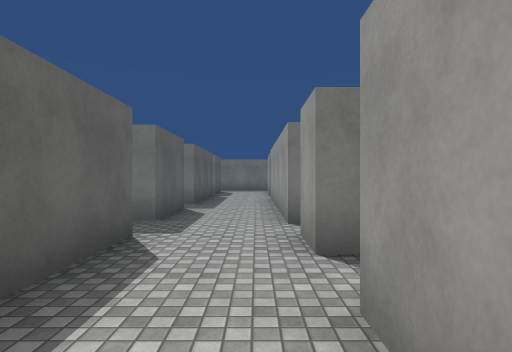
[1] (above)

24 first-person views from a walk through a scene from a Unity 3-D project. The camera is 1.5 m above the floor, looks level and sees 75° across. The floor is counted in squares, 2 m on a side. Each view is taken from the middle of a square. On the plan, view 1 faces up. The plan holds only what a view shows up to about 11 squares ahead; the rest is blank. The player character is not drawn. Surface patterns are stand-ins for the level's own textures.

[2]
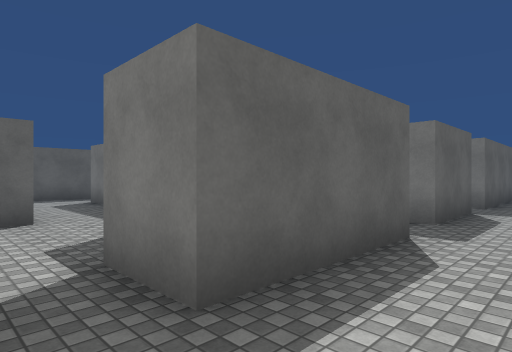

[3]
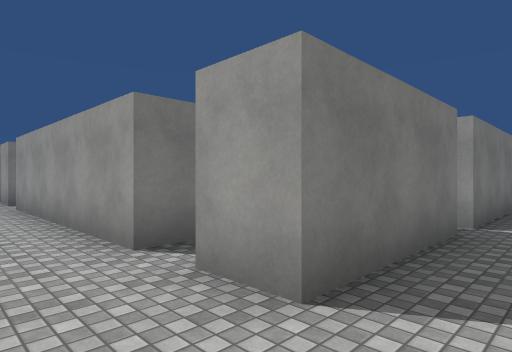

[4]
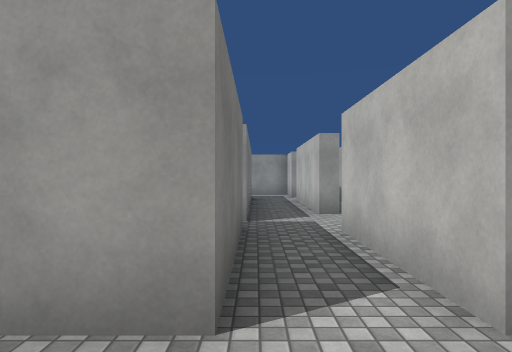

[5]
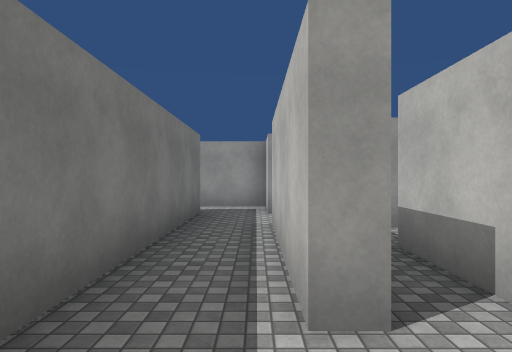

[6]
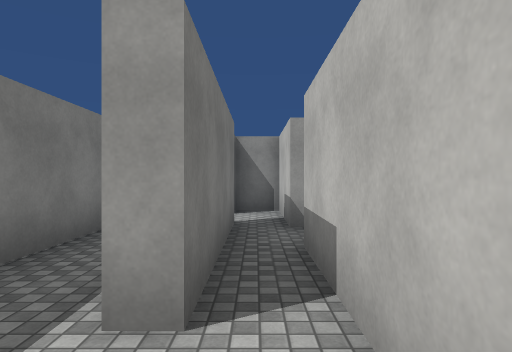

[7]
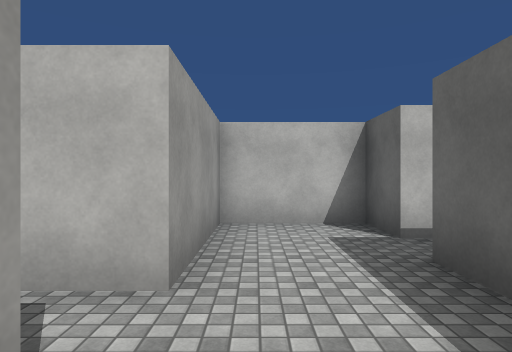

[8]
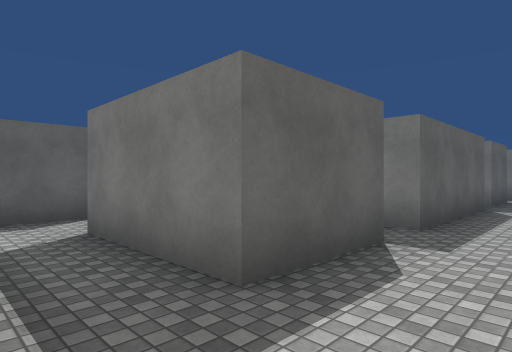

[9]
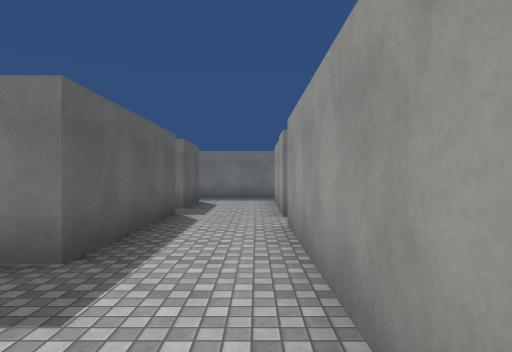

[10]
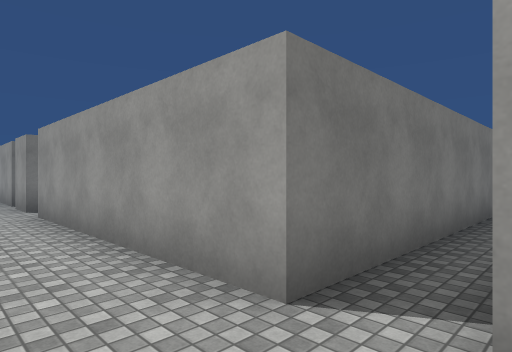

[11]
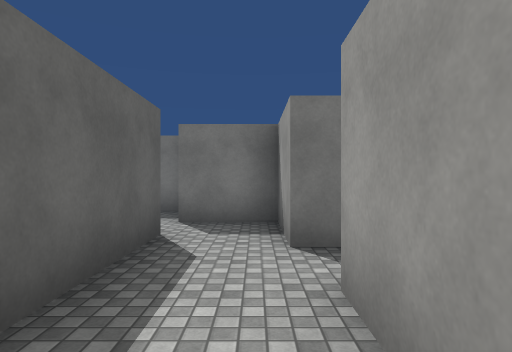

[12]
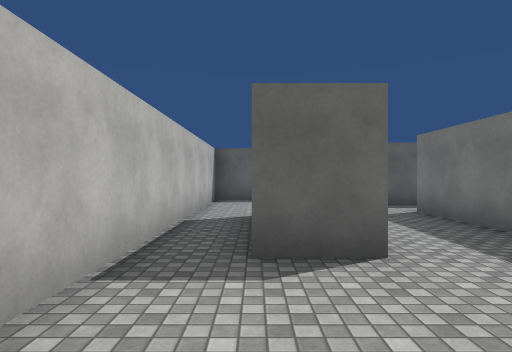

[13]
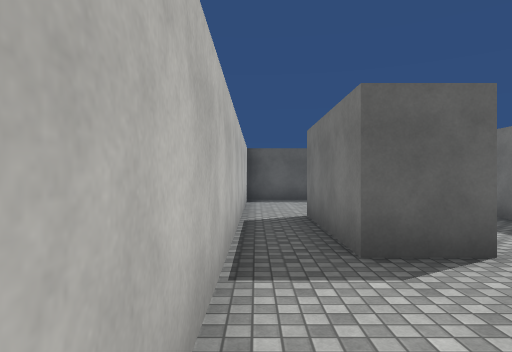

[14]
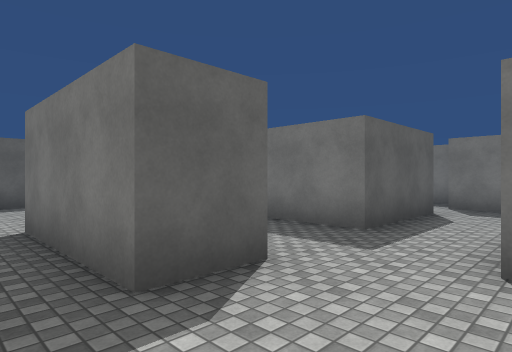

[15]
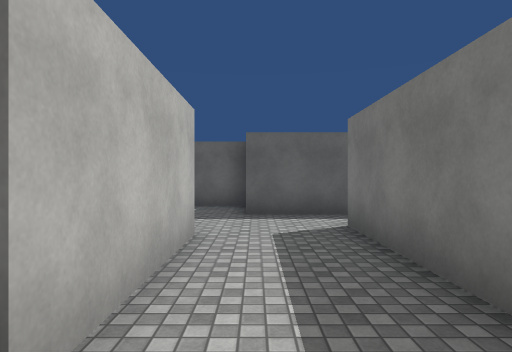

[16]
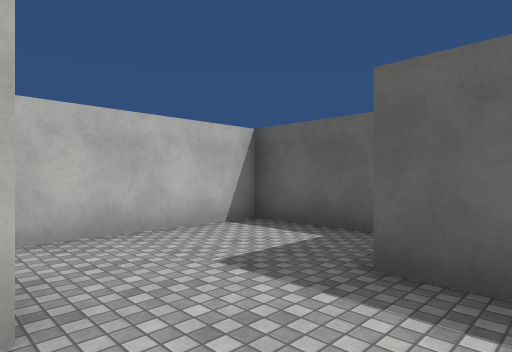

[17]
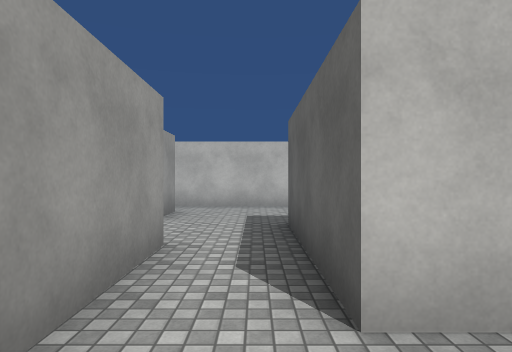

[18]
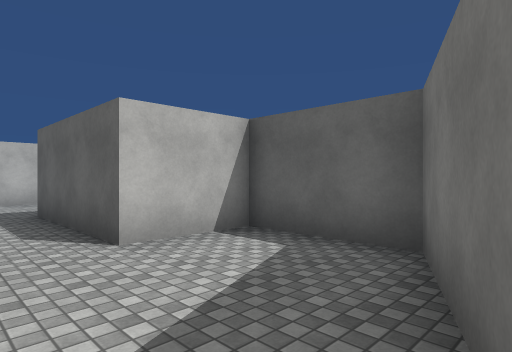

[19]
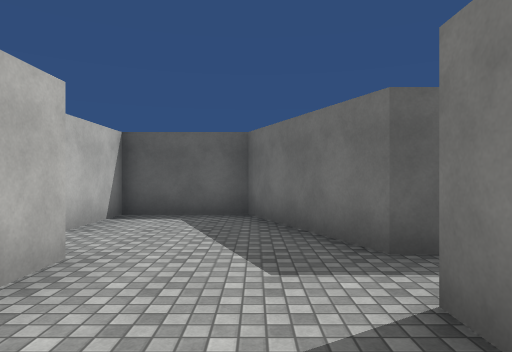

[20]
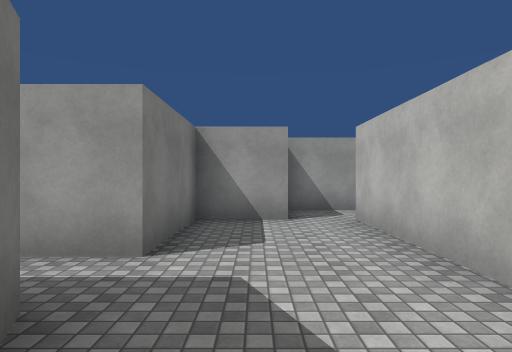

[21]
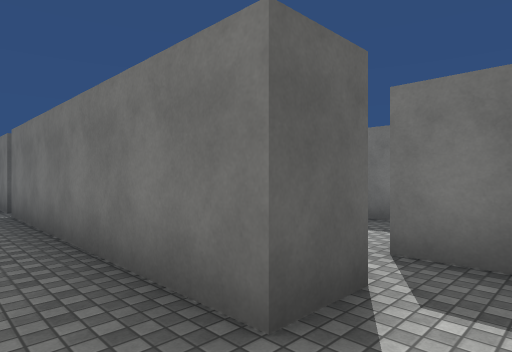

[22]
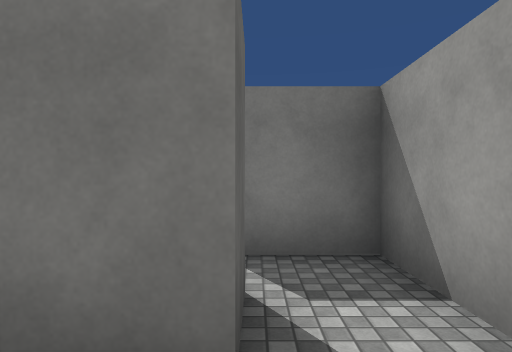

[23]
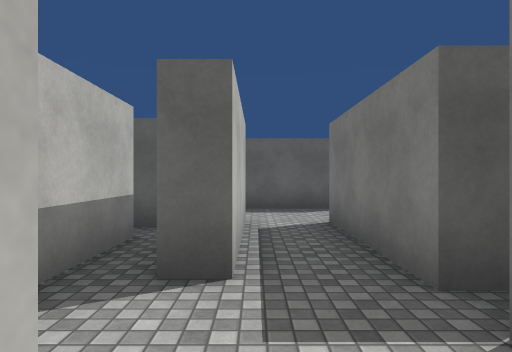

[24]
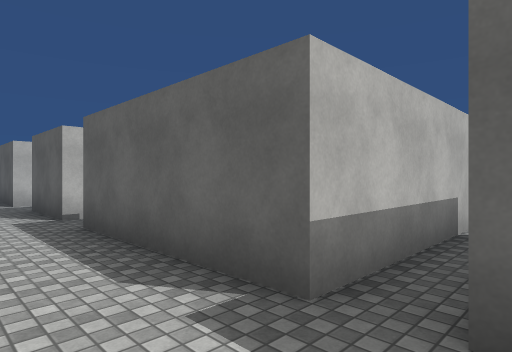

### Floor plan
Points are (right, up) in squares from view 1. A wall is a line through its corners. A room is listed if a view was taken in it or the views show most of it. See-through windows are left out.
Room 1 (views 1, 2, 3, 4, 5, 6, 7, 8, 10, 21, 22, 23)
walls: (5.6, 1.3) (5.6, 1.8) (9.2, 1.8); (3.8, 3.8) (3.8, 3.2) (0.5, 3.2) (0.5, 4.4); (1.9, 0.5) (7.6, 0.5); (8.9, 0.5) (11.1, 0.5) (11.1, 1.5); (11.1, 1.8) (12.2, 1.8) (12.2, 5.3) (10.6, 5.3); (10.9, 4.2) (10.9, 3.2) (4.4, 3.2); (-1.5, 0) (-1.5, -1.3) (0.6, -1.3) (0.5, 1.8) (3.6, 1.8) (3.6, 1.2); (-1.5, 4.2) (-1.5, 1.1)
ways out: opening at (-0.5, 4) to room 2; opening at (4, 4) to room 2; gap at (-2, 1) to room 3; opening at (10, 6)
Room 2 (view 9)
walls: (-2, 4.2) (-1.5, 4.2); (-1.5, 7.8) (-1.5, 5.5) (-4.6, 5.5) (-4.6, 6.5); (-6.1, 6.3) (-6.1, 4.6); (6.4, 5.3) (0.5, 5.3) (0.5, 7.5)
ways out: opening at (-0.5, 4) to room 1; opening at (4, 4) to room 1; opening at (-5.5, 4) to room 4; opening at (-5.5, 6) to room 5; opening at (-0.5, 6.5) to room 6
Room 3 (views 11, 12, 13, 14, 15)
walls: (-6.1, 1.2) (-6.1, 0) (-9.3, 0); (-1.5, 1.1) (-3, 1.1); (-9.4, -1.3) (-3.2, -1.3)
ways out: gap at (-2, 1) to room 1; opening at (-9, -1) to room 4; opening at (-5, 2) to room 4
Room 4 (view 16)
walls: (-9.4, 1.2) (-6.1, 1.2); (-9.3, 0) (-9.3, 0.9); (-13.2, 1.8) (-13.2, -1.3) (-9.4, -1.3); (-11.5, 5.4) (-11.5, 1.8); (-6.1, 4.6) (-6.1, 3.4) (-10, 3.4) (-10, 5.8); (-4.5, 2.6) (-4.4, 4.3)
ways out: opening at (-5.5, 4) to room 2; opening at (-9, -1) to room 3; opening at (-5, 2) to room 3; opening at (-11, 4.5) to room 5
Room 5 (views 17, 18, 19, 20)
walls: (-10.1, 6.3) (-6.1, 6.3); (-10.2, 9.9) (-10.2, 9.3) (-13.5, 7.9) (-13.5, 5.4) (-11.5, 5.4); (-4.6, 6.5) (-4.6, 7.5) (-6.3, 7.5) (-6.3, 9.1) (-8.9, 9.1) (-8.9, 10.2)
ways out: opening at (-5.5, 6) to room 2; opening at (-11, 4.5) to room 4
Room 6 (view 24)
walls: (0.5, 12.1) (0.5, 13.2); (0.5, 14) (0.5, 15.9); (-1.5, 15.8) (-1.5, 13.6); (-5.4, 12.8) (-1.5, 12.8) (-1.5, 8.8) (-2.2, 8.8); (0.5, 7.5) (0.5, 11.1)
ways out: opening at (-0.5, 6.5) to room 2; opening at (-2, 8); opening at (-0.5, 14.5); opening at (1.5, 12)

Positions as (right, up) in squares from view 1, and headings:
1: (0, 0), facing up
2: (0, 0), facing up-left
3: (-1, 2), facing up-right
4: (-1, 3), facing right
5: (4, 2), facing right
6: (4, 1), facing right
7: (0, 4), facing down
8: (0, 4), facing up-left
9: (0, 6), facing up
10: (-1, 4), facing up-right
11: (-5, 2), facing up
12: (-3, 0), facing left
13: (-3, -1), facing left
14: (-4, -1), facing up-left
15: (-5, 2), facing left
16: (-9, 3), facing down-left
17: (-11, 7), facing down
18: (-10, 9), facing down-left
19: (-7, 8), facing left
20: (-12, 8), facing right
21: (12, 2), facing up-left
22: (11, 2), facing up
23: (6, 2), facing left
24: (0, 14), facing down-left
